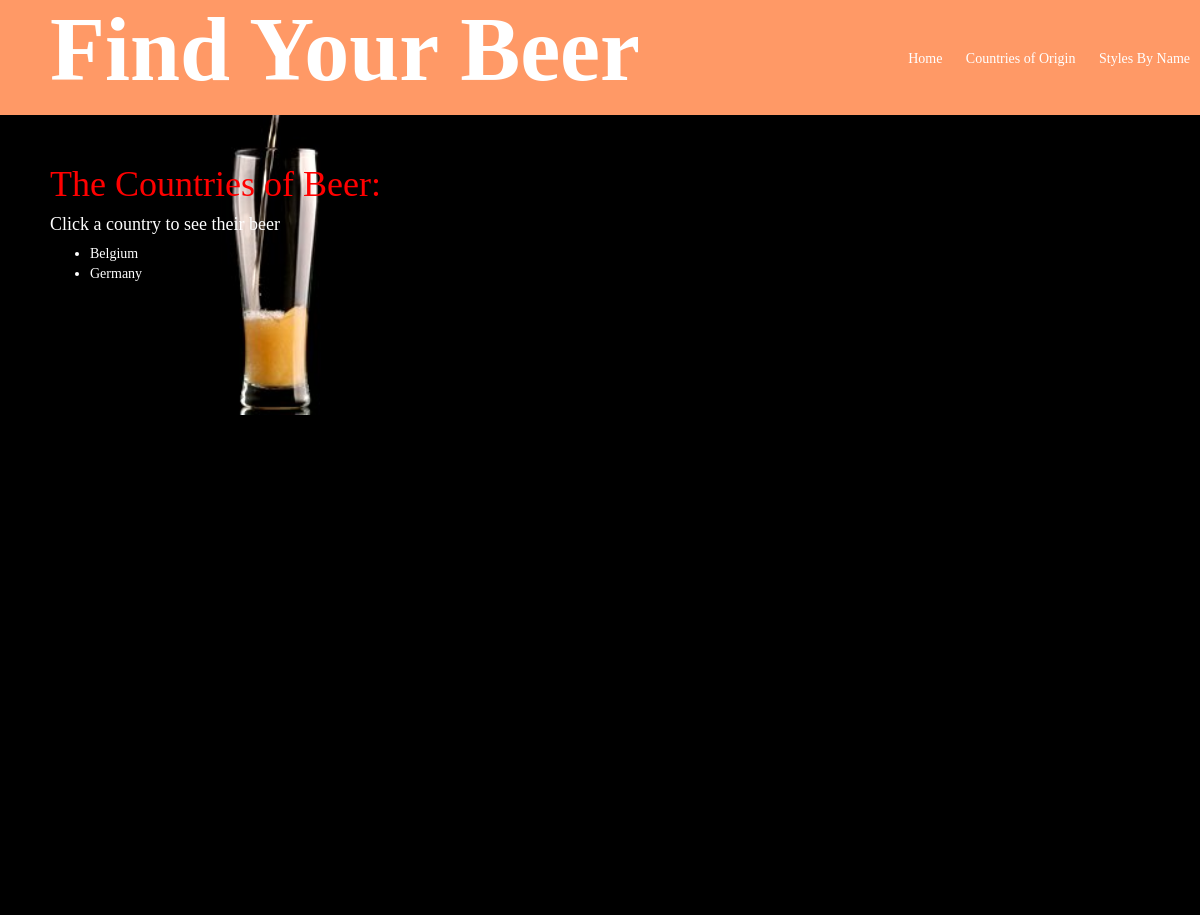
/styles/countrys/, run on an earlier commit of the app's database.
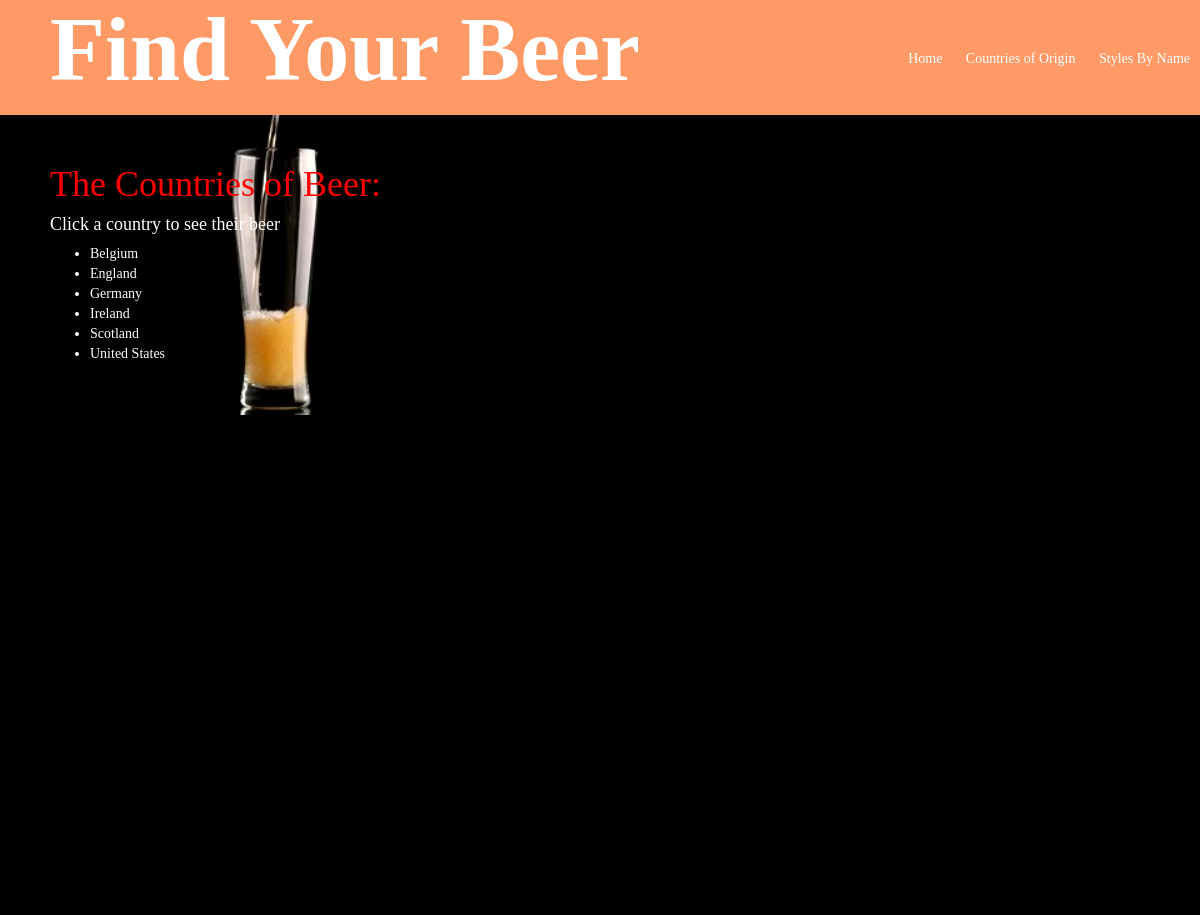
And on a later commit of the database.
### styles/models.py (models this page shows, shortened)
class BeerStyle(models.Model):
    name = models.CharField(max_length=200)
    ibu = models.IntegerField(default=1)
    srm = models.IntegerField(default=1)
    abv = models.DecimalField(max_digits=4, decimal_places=2, default=1)
    country = models.CharField(max_length=200)
    similarity = models.IntegerField(default=400)
    brands = models.CharField(max_length=200)

### styles/views.py (the view)
def countrys(request):
    beer_list = BeerStyle.objects.order_by('country')
    country = "Belgium"
    country_list = [country]
    for beer in beer_list:
        if beer.country != country:
            country = beer.country
            country_list.append(country)
    template = loader.get_template('styles/countrys.html')
    context = RequestContext(request, {
        'country_list': country_list
    })
    if beer_list:
        return HttpResponse(template.render(context))
    else:
        HttpResponseRedirect('styles:index')

### styles/templates/styles/countrys.html (shortened to what this page needs)
<body>
	{% include "styles/header.html" %}
	<div class="results">
		<h1>The Countries of Beer:</h1>
		<h4>Click a country to see their beer</h4>
		{% if country_list %}
		<ul>
			{% for country in country_list %}
				<li class="link link-results"><a href="{% url 'bycountry' country %}">{{ country }}</a></li>
			{% endfor %}
		</ul>
		{% else %}
		<p>No Countries Listed</p>
		{% endif %}
	</div>
</body>

What changed in the data, as far as the page shows it:
added BeerStyle: country_list "England"
added BeerStyle: country_list "Ireland"
added BeerStyle: country_list "Scotland"
added BeerStyle: country_list "United States"
